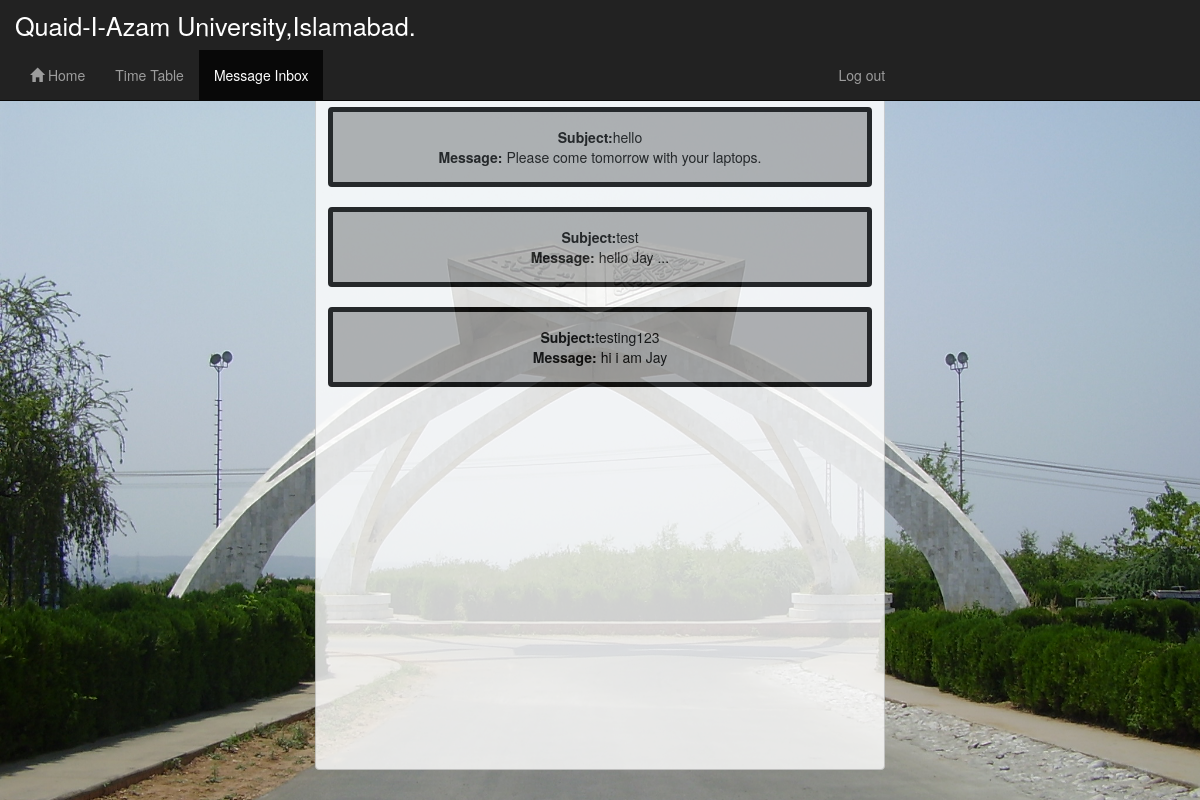
The app's page /View/mis.php (signed in) with its own data.
### tables this page shows
CREATE TABLE IF NOT EXISTS `message` (
  `message_id` int(10) NOT NULL AUTO_INCREMENT,
  `subject` varchar(100) NOT NULL,
  `description` varchar(1000) NOT NULL,
  `template_id` tinyint(1) DEFAULT NULL,
  PRIMARY KEY (`message_id`),
  KEY `template_id` (`template_id`)
);

### Model/ModelClasses.php (called while the page is built, shortened)
<?php
class technicalServices
{
	function connection()
	{
		$link=mysqli_connect("localhost","root","","ttms");
		return $link;
	}
  function getCId($id)
  {
  	$d=$this->connection();
  	$query="SELECT * FROM `offered_c_t_std` WHERE student_id=$id";
  	$run=mysqli_query($d,$query);
  	$aray4 = array();
	    if ($run) {
   	   	  while($result=mysqli_fetch_assoc($run))
   	   	  {
   	   	  	$aray4[]= $result;
   	   	  }
   	   	}
   	$i=0;
   	$aray2 = array();
   	while($aray4[$i]['course_id']!=""){
   		$l=$aray4[$i]['course_id'];
        $query1="SELECT * FROM `message_student_table` WHERE course_id='$l'";
        $run1=mysqli_query($d,$query1);
        if ($run1) {
        	while($result1=mysqli_fetch_assoc($run1))
   	   	  {
   	   	  	$aray2 []= $result1;
   	   	  }
        }
        $i++;
    }
    return $aray2;
  }
  function getMessage($mid)
  {
  	$d=$this->connection();
  	$query="SELECT * FROM `message` WHERE message_id='$mid'";
  	 $run=mysqli_query($d,$query);
  	 $result=mysqli_fetch_array($run);
     return $result;
  }
}
                  ?>
                  <?php
class DisplayMessage
{
	function displayStudentMessage()
	{
		$chk=new technicalServices;
		$d=$chk->getCId($_SESSION['id']);
		$i=0;
		$e=array();
		while($d[$i]['message_id']!="")
		{
			$e[]=$chk->getMessage($d[$i]['message_id']);
			$i++;
		}
		return $e;
	}
}
?>

### View/mis.php (the view, shortened to what this page needs)
<?php
include("../Controller/ControllerClasses.php");
if (!$_SESSION['id']) {
      header("location:login.php?error=Logged in first please if you want to go Students panel.");
    }else if($_SESSION['id']!="" AND $_SESSION['name']=="student"){
?>
<!DOCTYPE html>
<html lang="en">
<head>
  <link href="css/bootstrap.min.css" rel="stylesheet">
    </head>
    <body data-spy="scroll" data-target=".navbar-collapse">
  <div class="navbar navbar-inverse navbar-fixed-top">
    <div class="container-fluid ">
      <div class="navbar-header">
        <a href="studentp.php" class="navbar-brand">Quaid-I-Azam University,Islamabad.</a>
      </div>
      <div class="collapse navbar-collapse">
        <ul class="nav navbar-nav">
          <li  class="nav-item"><a href="studentp.php" title="Home"><span class="glyphicon glyphicon-home"></span> Home</a></li>
          <li  class="nav-item"><a href="tt.php?sem=<?php $t = new technicalServices;
		$d=$t->connection();
	  $query="SELECT sem_name FROM `semester_table`";
      $run=mysqli_query($d,$query);
	  $k=0;
    while($result=mysqli_fetch_array($run))
    {
      $e[]=$result;
	  $k++;
    }
	print_r($e[$k-1]['sem_name']);
		?>" title="Time Table">Time Table</a></li>
          <li  class="nav-item active"><a href="mis.php" title="Message Inbox">Message Inbox</a></li>
          <li class="nav-item "><a href="login.php?logout=1" class="m" title="Log Out!">Log out</a></li>
        </ul>
      </div>
    </div>
</div>
  <div class="container contentContainer" id="topContainer">
    <div class="row">
      <div class="col-md-6 col-md-offset-3" id="topPage">
        <div id="tr" class="form-control" title="Messages!!!"  style="overflow:scroll;">
          <?php
          $chk=new DisplayMessage;
          $d=$chk->displayStudentMessage();
          $i=0;
          while($d[$i]['subject']!=""){
          echo '<div id="msg" class="alert alert-success"><b>Subject:</b>'.$d[$i]['subject'].'<br><b>Message:</b>'.$d[$i]['description'].'<br></div>';
          $i++;
          }
          ?>
        </div>
      </div>
    </div>
  </div>
      </body>
      </html>
        <?php
    }else if($_SESSION['name']=="admin"){
      header("location:adminp.php?error=sorry you cannot go admin this panel.");
    }else if($_SESSION['name']=="teacher"){
      header("location:teacherp.php?error=sorry you cannot go to teacher panel.");
    }
    ?>

### View/mis.php (style rules this page uses)
.navbar-brand { font-size: 1.8em; }
#topContainer { background-image: url("1.JPG"); height: 100%; width: 100%; background-size: cover; }
#topPage { margin-top: 80px; text-align: center; }
.m { margin-left: 500px; }
#tr { text-align: center; opacity: 0.8; color: black; overflow: auto; }
#msg { background-color: darkgrey; border:5px solid black; margin-top: 20px; color: black; }

### records on screen
message: subject "hello", description "Please come tomorrow with your laptops."
message: subject "test", description "hello Jay ..."
message: subject "testing123", description "hi i am Jay"
